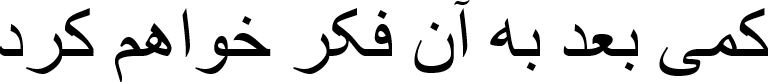
#> input picture 6sem/results/input/string.bmp, 768 x 82 px; its folder holds only this picture in this run
$ jupyter execute crop_string.ipynb
#> lines starting #> are read from the running program, lines starting #| are printed output that depends on the picture; after the words box and inside, x2 and y2 are one past the last pixel; in counts of white or black regions, pixels touching at a corner belong together
[cell 1]
from PIL import Image, ImageDraw, ImageFont
import os

[cell 2]
def crop_and_replace_images_in_folder(folder_path):
    # Проходим по всем файлам в папке
#> called with folder_path = 'results/input'
    for filename in os.listdir(folder_path):
        if filename.lower().endswith(('.png', '.jpg', '.jpeg', '.bmp', '.gif', '.tiff')):
            # Строим полный путь к файлу
            file_path = os.path.join(folder_path, filename)
            # Загружаем изображение
            image = Image.open(file_path)
#> image is the input picture: PIL image 768x82 L; min 0, max 255, mean 222.3
            # Конвертируем изображение в режим "L" для работы с оттенками серого
            image = image.convert('L')
            # Применяем пороговое преобразование для создания бинарного изображения
            binary_image = image.point(lambda x: 255 if x > 128 else 0, '1')
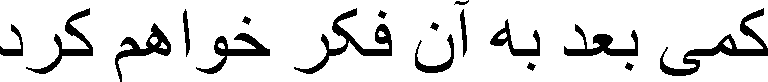
#> binary_image: PIL image 768x82 1; 87.2% white; 17 black regions, largest, box (x1, y1, x2, y2) and area: (660, 8, 768, 76) 1443, (294, 8, 392, 74) 1267, (564, 24, 638, 56) 881
            # Получаем границы ненулевых (черных) пикселей
            pixels = binary_image.load()
            width, height = binary_image.size
#> width = 768; height = 82

            min_x, min_y = width, height
#> min_x = 768; min_y = 82
            max_x, max_y = 0, 0

            # Находим границы черных пикселей
            for x in range(width):
                for y in range(height):
                    if pixels[x, y] == 0:  # Черные пиксели в режиме '1' остаются как 0 после порога
                        min_x = min(min_x, x)
                        min_y = min(min_y, y)
                        max_x = max(max_x, x)
                        max_y = max(max_y, y)

            # Проверяем, были ли найдены черные пиксели
            if min_x < max_x and min_y < max_y:
                # Обрезаем изображение
                image = image.crop((min_x, min_y, max_x + 1, max_y + 1))
                image.save(file_path)
                print(f"Cropped and saved: {file_path}")

# Путь к папке с исходными изображениями
folder_path = 'results/input'

# Вызываем функцию
crop_and_replace_images_in_folder(folder_path)
